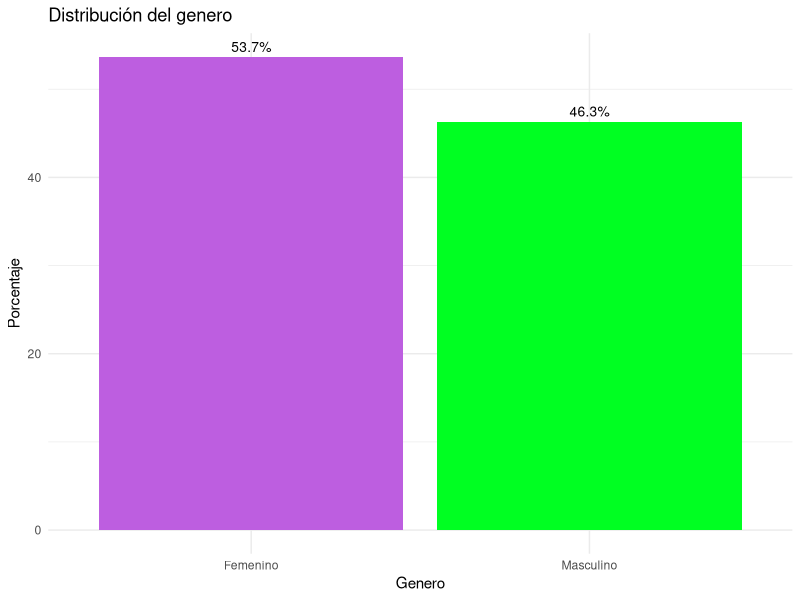
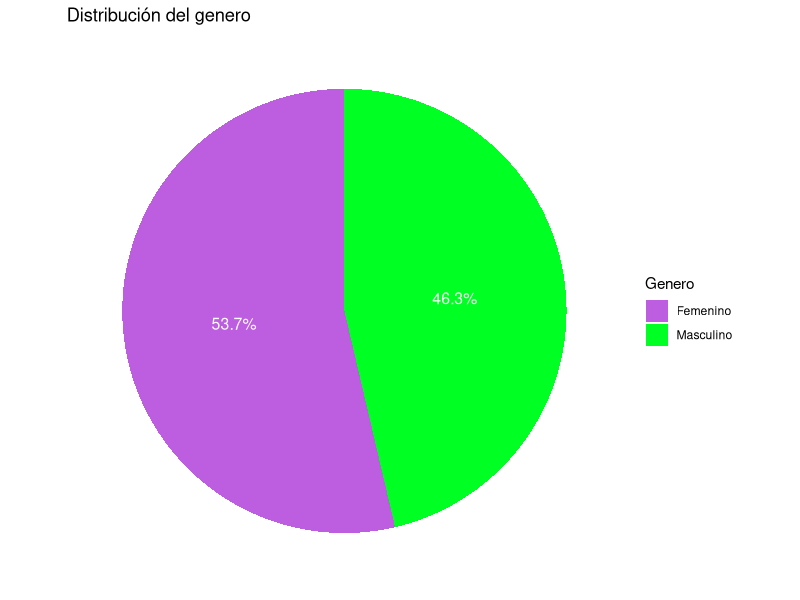
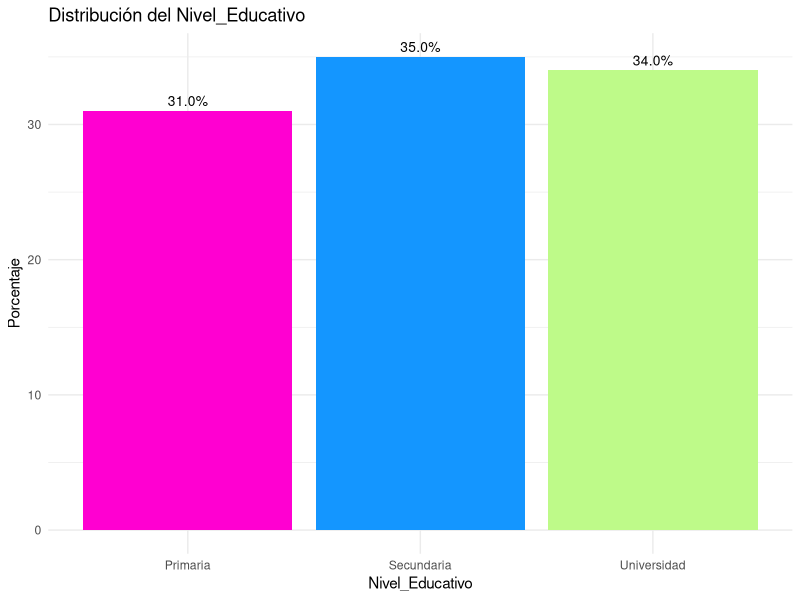
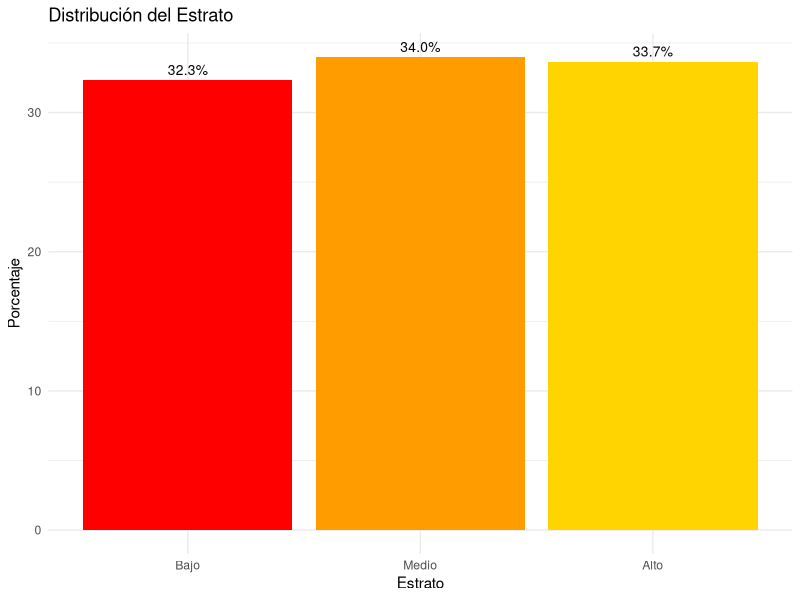
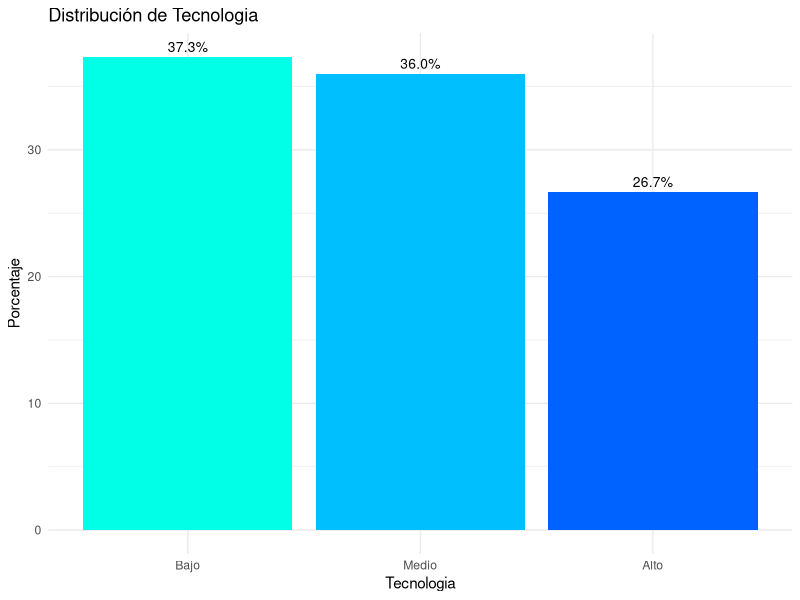
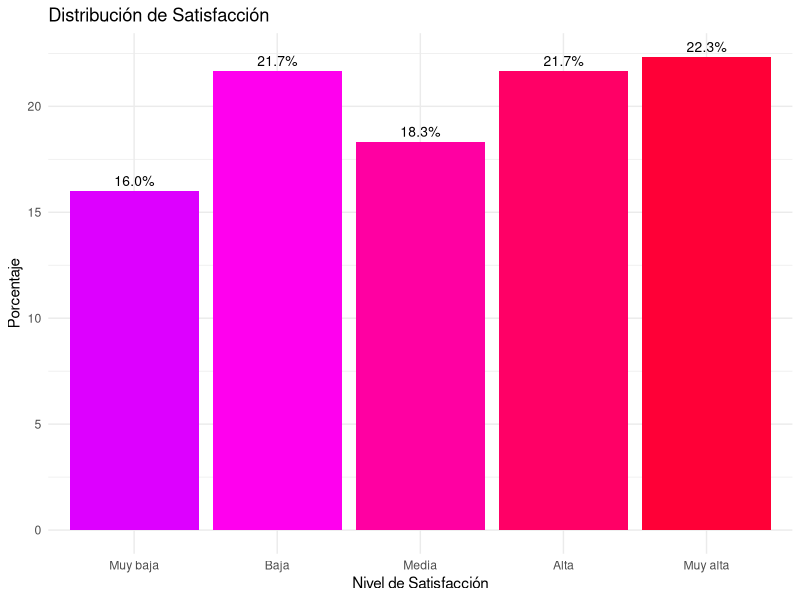
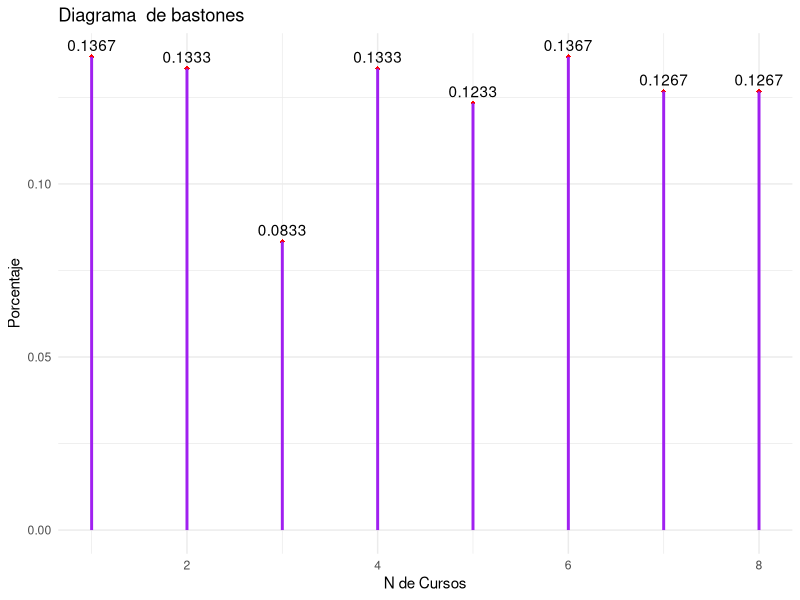
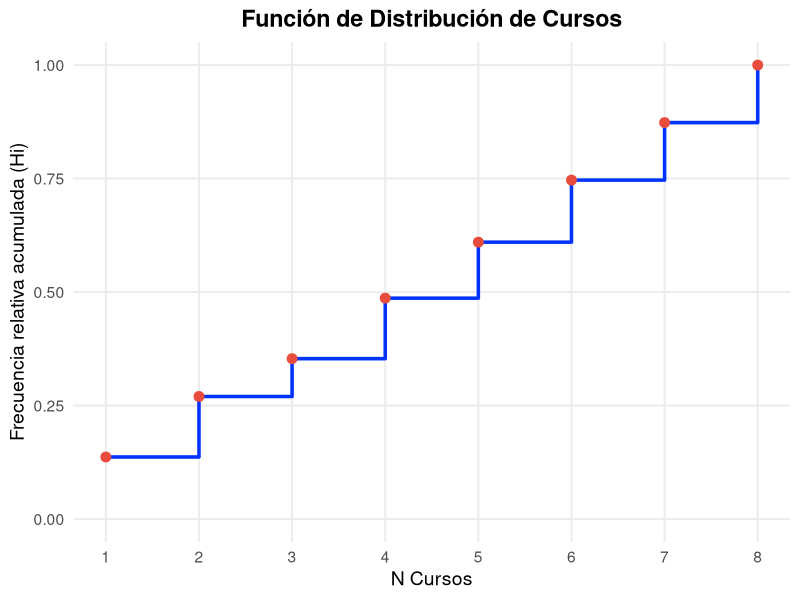

Here is the R script that generated these plots, in order:
## ---- chunk 1
options(
  knitr.table.format = "html",
  scipen = 999
)
## ---- chunk 2
# Verificar, instalar y activar el paquete "tidyverse"
if (!require(tidyverse)) {
  install.packages("tidyverse")
}
library(tidyverse)

# Verificar, instalar y activar el paquete "kableExtra"
if (!require(kableExtra)) {
  install.packages("kableExtra")
}
library(kableExtra)

# Verificar, instalar y activar el paquete "readxl"
if (!require(readxl)) {
  install.packages("readxl")
}
library(readxl)
## ---- chunk 3
educacion <- read_excel("Data/educacion.xlsx")

## ---- chunk 4
head(educacion)
## ---- chunk 5
glimpse(educacion)
## ---- chunk 6
educacion %>% names
## ---- chunk 7
educacion %>% names %>% length
## ---- chunk 8
#VARIABLES CUALITATIVA NOMINAL
educacion$Genero <- as.factor(educacion$Genero)

#VARIABLES CUALITATIVAS ORDINALES 
educacion$Nivel_Educativo <- factor(educacion$Nivel_Educativo, 
                        levels = c("Primaria", "Secundaria", "Universidad"), ordered = TRUE)

educacion$Estrato <- factor(educacion$Estrato, levels = c ("Bajo", "Medio", "Alto"), ordered = TRUE)

educacion$Tecnologia <- factor(educacion$Tecnologia, levels = c ("Bajo", "Medio", "Alto"), ordered = TRUE)

educacion$Satisfaccion <- factor(educacion$Satisfaccion, levels = c ("Muy baja", "Baja", "Media", "Alta", "Muy alta"), ordered = TRUE)

#VARIABLES CUANTITATIVAS DISCRETAS

educacion$Cursos = as.integer(educacion$Cursos)

educacion$Horas = as.integer(educacion$Horas)

educacion$Promedio = as.integer(educacion$Promedio)

educacion$Asistencia = as.integer(educacion$Asistencia)

## ---- chunk 9
glimpse(educacion)
## ---- chunk 10
# Crear la tabla original
tabla <- tibble(Genero = educacion$Genero) %>% 
  group_by(Genero) %>% 
  summarise(fi = n()) %>%
  mutate(
    hi = round(fi/sum(fi), 4), 
    Porcentaje = paste0(hi*100, "%"),)

# Convertir las columnas a character para evitar conflictos
tabla <- tabla %>% mutate(
  Genero = as.character(Genero))

# Añadir la fila de totales
totales <- tibble(
  Genero = "Total",
  fi = sum(tabla$fi),
  hi = round(sum(tabla$hi), 4),
  Porcentaje = paste0(round(sum(tabla$hi) * 100, 2), "%"))

# Combinar la tabla con los totales
tabla_final <- bind_rows(tabla, totales)

# Mostrar la tabla final con kable
tabla_final %>% 
  knitr::kable(
    col.names = c("Genero", "$f_i$", "$h_i$", "Porcentaje"), 
    align = c("l", "c", "c", "c"))

## ---- chunk 11
# Cargar las librerías necesarias
library(ggplot2)
library(dplyr)
library(readxl)


# Calcular los porcentajes de cada categoría en la variable GENERO
genero_counts <- educacion %>%
  dplyr::count(Genero) %>%
  mutate(porcentaje = n / sum(n) * 100)

# Crear el diagrama de barras
ggplot(genero_counts, aes(x = Genero, y = porcentaje, fill = Genero)) +
  geom_bar(stat = "identity") +
  scale_fill_manual(values = c("Femenino" = "#BD5EE0", "Masculino" = "#00FF22")) + 
  labs(title = "Distribución del genero", 
       x = "Genero", 
       y = "Porcentaje") +
  theme_minimal() +
  theme(legend.position = "none") +
  geom_text(aes(label = sprintf("%.1f%%", porcentaje)), 
            vjust = -0.5, 
            color = "black", 
            size = 3.5)
## ---- chunk 12
# Cargar las librerías necesarias
library(ggplot2)
library(dplyr)
library(readxl)



# Calcular los porcentajes de cada categoría en la variable GENERO
genero_counts <- educacion %>%
  dplyr::count(Genero) %>%
  mutate(porcentaje = n / sum(n) * 100)

# Crear el diagrama circular
ggplot(genero_counts, aes(x = "", y = porcentaje, fill = Genero)) +
  geom_bar(stat = "identity", width = 1) +
  scale_fill_manual(values = c("Femenino" = "#BD5EE0", "Masculino" = "#00FF22")) +
  coord_polar("y") +
  labs(title = "Distribución del genero") +
  theme_minimal() +
  theme(axis.title.x = element_blank(),
        axis.title.y = element_blank(),
        panel.grid = element_blank(),
        axis.text.x = element_blank()) +
  geom_text(aes(label = sprintf("%.1f%%", porcentaje)), 
            position = position_stack(vjust = 0.5), 
            color = "white", 
            size = 4)
## ---- chunk 13
# Crear la tabla original
tabla <- tibble(Nivel_Educativo= educacion$Nivel_Educativo) %>% 
  group_by(Nivel_Educativo) %>% 
  summarise(fi = n()) %>%
  mutate(
    hi = round(fi/sum(fi), 4), 
    Porcentaje = paste0(hi*100, "%"),
    Fi = cumsum(fi),
    Hi = cumsum(hi)
  )

# Convertir las columnas Fucion, Fi, y Hi a character para evitar conflictos
tabla <- tabla %>% mutate(
  Nivel_Educativo = as.character(Nivel_Educativo),
  Fi = as.character(Fi),
  Hi = as.character(Hi)
)

# Añadir la fila de totales, dejando Fi y Hi vacíos
totales <- tibble(
  Nivel_Educativo = "Total",
  fi = sum(tabla$fi),
  hi = round(sum(tabla$hi), 4),
  Porcentaje = paste0(round(sum(tabla$hi) * 100, 2), "%"),
  Fi = "",  # Puedes dejar en blanco o usar un valor numérico
  Hi = ""   # Puedes dejar en blanco o usar un valor numérico
)

# Combinar la tabla con los totales
tabla_final <- bind_rows(tabla, totales)

# Mostrar la tabla final con kable
tabla_final %>% 
  knitr::kable(
    col.names = c("Nivel_Educativo", "fi", "hi", "Porcentaje", "Fi", "Hi"), 
    align = c("l", "c", "c", "c", "c", "c")
  )


## ---- chunk 14
# Cargar las librerías necesarias
library(ggplot2)
library(dplyr)
library(readxl)


# Calcular los porcentajes de cada categoría en la variable DEPORTE
Nivel_Educativo_counts <- educacion %>%
  dplyr::count(Nivel_Educativo) %>%
  mutate(porcentaje = n / sum(n) * 100)

# Crear el diagrama de barras
ggplot(Nivel_Educativo_counts, aes(x = Nivel_Educativo, y = porcentaje, fill = Nivel_Educativo)) +
  geom_bar(stat = "identity") +
  scale_fill_manual(values = c("Primaria" = "#FF00D1", "Secundaria" = "#1496FF", "Universidad" = "#BEFA89")) +
  labs(title = "Distribución del Nivel_Educativo", 
       x = "Nivel_Educativo", 
       y = "Porcentaje") +
  theme_minimal() +
  theme(legend.position = "none") +
  geom_text(aes(label = sprintf("%.1f%%", porcentaje)), 
            vjust = -0.5, 
            color = "black", 
            size = 3.5)
## ---- chunk 15
# Crear la tabla original
tabla <- tibble(Estrato= educacion$Estrato) %>% 
  group_by(Estrato) %>% 
  summarise(fi = n()) %>%
  mutate(
    hi = round(fi/sum(fi), 4), 
    Porcentaje = paste0(hi*100, "%"),
    Fi = cumsum(fi),
    Hi = cumsum(hi)
  )

# Convertir las columnas Fucion, Fi, y Hi a character para evitar conflictos
tabla <- tabla %>% mutate(
  Estrato = as.character(Estrato),
  Fi = as.character(Fi),
  Hi = as.character(Hi)
)

# Añadir la fila de totales, dejando Fi y Hi vacíos
totales <- tibble(
  Estrato = "Total",
  fi = sum(tabla$fi),
  hi = round(sum(tabla$hi), 4),
  Porcentaje = paste0(round(sum(tabla$hi) * 100, 2), "%"),
  Fi = "",  # Puedes dejar en blanco o usar un valor numérico
  Hi = ""   # Puedes dejar en blanco o usar un valor numérico
)

# Combinar la tabla con los totales
tabla_final <- bind_rows(tabla, totales)

# Mostrar la tabla final con kable
tabla_final %>% 
  knitr::kable(
    col.names = c("Estrato", "fi", "hi", "Porcentaje", "Fi", "Hi"), 
    align = c("l", "c", "c", "c", "c", "c")
  )


## ---- chunk 16
# Cargar las librerías necesarias
library(ggplot2)
library(dplyr)
library(readxl)


# Calcular los porcentajes de cada categoría en la variable DEPORTE
Estrato_counts <- educacion %>%
  dplyr::count(Estrato) %>%
  mutate(porcentaje = n / sum(n) * 100)

# Crear el diagrama de barras
ggplot(Estrato_counts, aes(x = Estrato, y = porcentaje, fill = Estrato)) +
  geom_bar(stat = "identity") +
  scale_fill_manual(values = c("Bajo" = "#FF0000", "Medio" = "#FF9D00", "Alto" = "#FFD400")) +
  labs(title = "Distribución del Estrato", 
       x = "Estrato", 
       y = "Porcentaje") +
  theme_minimal() +
  theme(legend.position = "none") +
  geom_text(aes(label = sprintf("%.1f%%", porcentaje)), 
            vjust = -0.5, 
            color = "black", 
            size = 3.5)
## ---- chunk 17
# Crear la tabla original
tabla <- tibble(Tecnologia= educacion$Tecnologia) %>% 
  group_by(Tecnologia) %>% 
  summarise(fi = n()) %>%
  mutate(
    hi = round(fi/sum(fi), 4), 
    Porcentaje = paste0(hi*100, "%"),
    Fi = cumsum(fi),
    Hi = cumsum(hi)
  )

# Convertir las columnas Fucion, Fi, y Hi a character para evitar conflictos
tabla <- tabla %>% mutate(
  Tecnologia = as.character(Tecnologia),
  Fi = as.character(Fi),
  Hi = as.character(Hi)
)

# Añadir la fila de totales, dejando Fi y Hi vacíos
totales <- tibble(
  Tecnologia = "Total",
  fi = sum(tabla$fi),
  hi = round(sum(tabla$hi), 4),
  Porcentaje = paste0(round(sum(tabla$hi) * 100, 2), "%"),
  Fi = "",  # Puedes dejar en blanco o usar un valor numérico
  Hi = ""   # Puedes dejar en blanco o usar un valor numérico
)

# Combinar la tabla con los totales
tabla_final <- bind_rows(tabla, totales)

# Mostrar la tabla final con kable
tabla_final %>% 
  knitr::kable(
    col.names = c("Tecnologia", "fi", "hi", "Porcentaje", "Fi", "Hi"), 
    align = c("l", "c", "c", "c", "c", "c")
  )


## ---- chunk 18
# Cargar las librerías necesarias
library(ggplot2)
library(dplyr)
library(readxl)


# Calcular los porcentajes de cada categoría en la variable DEPORTE
Tecnologia_counts <- educacion %>%
  dplyr::count(Tecnologia) %>%
  mutate(porcentaje = n / sum(n) * 100)

# Crear el diagrama de barras
ggplot(Tecnologia_counts, aes(x = Tecnologia, y = porcentaje, fill = Tecnologia)) +
  geom_bar(stat = "identity") +
  scale_fill_manual(values = c("Bajo" = "#00FFE6", "Medio" = "#00BFFF", "Alto" = "#0062FF")) +
  labs(title = "Distribución de Tecnologia", 
       x = "Tecnologia", 
       y = "Porcentaje") +
  theme_minimal() +
  theme(legend.position = "none") +
  geom_text(aes(label = sprintf("%.1f%%", porcentaje)), 
            vjust = -0.5, 
            color = "black", 
            size = 3.5)
## ---- chunk 19
library(dplyr)
library(knitr)

# 1. Crear la tabla base
tabla <- educacion %>% 
  group_by(Satisfaccion) %>% 
  summarise(fi = n()) %>%
  mutate(
    hi = round(fi/sum(fi), 4), 
    Porcentaje = paste0(hi * 100, "%"),
    Fi = cumsum(fi),
    Hi = cumsum(hi)
  )

# 2. Preparar para combinar (convertir a character para permitir celdas vacías en Total)
tabla <- tabla %>% mutate(
  Satisfaccion = as.character(Satisfaccion),
  Fi = as.character(Fi),
  Hi = as.character(Hi)
)

# 3. Fila de totales
totales <- tibble(
  Satisfaccion = "Total",
  fi = sum(as.numeric(tabla$fi)),
  hi = sum(as.numeric(tabla$hi)),
  Porcentaje = paste0(round(hi * 100, 2), "%"),
  Fi = "",  
  Hi = ""   
)

# 4. Combinar
tabla_final <- bind_rows(tabla, totales)

# 5. Mostrar (Ahora sí hay 6 columnas y 6 nombres)
tabla_final %>% 
  knitr::kable(
    format = "simple",
    col.names = c("Satisfacción", "fi", "hi", "Porcentaje", "Fi", "Hi"), 
    align = "lccccc", 
    caption = "Distribución de Frecuencias de Satisfacción"
  )
## ---- chunk 20
# Cargar las librerías necesarias
library(ggplot2)
library(dplyr)
library(readxl)

# 1. Calcular los porcentajes
# He cambiado 'Tecnologia' por 'Satisfaccion' para que coincida con el gráfico
Satisfaccion_counts <- educacion %>%
  dplyr::count(Satisfaccion) %>% 
  mutate(porcentaje = n / sum(n) * 100)

# 2. Crear el diagrama de barras
ggplot(Satisfaccion_counts, aes(x = Satisfaccion, y = porcentaje, fill = Satisfaccion)) +
  geom_bar(stat = "identity") +
  # Asegúrate de que los nombres aquí coincidan con los niveles de tu variable
  scale_fill_manual(values = c(
    "Muy baja" = "#DD00FF", 
    "Baja"     = "#FF00EE", 
    "Media"    = "#FF00A2", 
    "Alta"     = "#FF0066", 
    "Muy alta" = "#FF0037"
  )) +
  labs(
    title = "Distribución de Satisfacción", 
    x = "Nivel de Satisfacción", 
    y = "Porcentaje"
  ) +
  theme_minimal() +
  theme(legend.position = "none") +
  # Etiquetas de texto sobre las barras
  geom_text(aes(label = sprintf("%.1f%%", porcentaje)), 
            vjust = -0.5, 
            color = "black", 
            size = 3.5)
## ---- chunk 21
# Crear la tabla original
tabla <- tibble(Cursos = educacion$Cursos) %>%  
  group_by(Cursos) %>% 
  summarise(fi = n()) %>%
  mutate(
    hi = round(fi/sum(fi), 4),  
    Porcentaje = paste0(hi * 100, "%"),
    Fi = cumsum(fi),
    Hi = cumsum(hi)
  )
# Convertir las columnas Personas, Fi, y Hi a character para evitar conflictos
tabla <- tabla %>% mutate(Cursos = as.character(Cursos),
  Fi = as.character(Fi),
  Hi = as.character(Hi)
)

# Añadir la fila de totales, dejando Fi y Hi vacíos
totales <- tibble(
  Cursos = "Total",
  fi = sum(tabla$fi),
  hi = round(sum(tabla$hi), 2),
  Porcentaje = paste0(round(sum(tabla$hi) * 100, 2), "%"),
  Fi = "",  # Puedes dejar en blanco o usar un valor numérico
  Hi = ""   # Puedes dejar en blanco o usar un valor numérico
)

# Combinar la tabla con los totales
tabla_final <- bind_rows(tabla, totales)

# Mostrar la tabla final con kable
tabla_final %>% 
  knitr::kable(
    col.names = c("N Cursos", "fi", "hi", "Porcentaje", "Fi", "Hi"), 
    align = c("l", "r", "r", "r", "r", "r")
  )
## ---- chunk 22
# valores de la variable
x <- c(1, 2, 3, 4, 5, 6, 7,8)
# f.m.p.
fx <- c(0.1367, 0.1333, 0.0833, 0.1333, 0.1233, 0.1367, 0.1267, 0.1267)

# Crear un dataframe con los datos
df <- data.frame(x = x, fx = fx)

# Gráfico con ggplot2
ggplot(df, aes(x = x, y = fx)) +
  geom_point(shape = 18, color = "Red") +
  geom_segment(aes(xend = x, yend = 0), size = 1, color = "purple") +
  labs(x = "N de Cursos", y = "Porcentaje", title = "Diagrama  de bastones") +
  theme_minimal() +
  geom_text(aes(label = fx), vjust = -0.5)
## ---- chunk 23
# Cargar librerías
library(ggplot2)
library(tibble)

# Crear datos
df <- tibble(
  x = c(1, 2, 3, 4, 5, 6, 7, 8),
  Hi = c(0.1367, 0.27, 0.3533, 0.4866, 0.6099, 0.7466, 0.8733,1)
)

# Gráfica de función de distribución acumulada
ggplot(df, aes(x = x, y = Hi)) +
  geom_step(color = "#0033FF", size = 1.2) +        # línea escalonada (CDF)
  geom_point(color = "#E74C3C", size = 3) +         # puntos
  scale_x_continuous(breaks = df$x) +
  scale_y_continuous(limits = c(0, 1)) +
  labs(
    title = "Función de Distribución de Cursos",
    x = "N Cursos",
    y = "Frecuencia relativa acumulada (Hi)"
  ) +
  theme_minimal(base_size = 14) +
  theme(
    plot.title = element_text(face = "bold", hjust = 0.5),
    panel.grid.minor = element_blank()
  )
## ---- chunk 24
Min <- min(educacion$Horas)
Min

## ---- chunk 25
Max <- max(educacion$Horas)
Max
## ---- chunk 26
R <- Max-Min
R
## ---- chunk 27
m <- ceiling(1 + 3.322*log10(nrow(educacion)))
m
## ---- chunk 28
A <- ceiling((R/m) * 1) / 1
A
## ---- chunk 29
RC <- A*m
RC
## ---- chunk 30
D <- RC-R
D
## ---- chunk 31
Xmin <- Min
Xmin
## ---- chunk 32
Xmax <- Max+4
Xmax
## ---- chunk 33
library(dplyr)
library(kableExtra)

m1 <- (Xmin+(Xmin+A))/2

interv = cut(x = educacion$Horas, breaks = seq(Xmin, Xmax, by = A), include.lowest = TRUE)

tabla <- tibble(Horas = interv) %>% 
  group_by(Horas) %>% 
  summarise(fi = n()) %>% 
  mutate(hi = fi / sum(fi)) %>% 
  mutate(
    mi = seq(m1, by = A, length.out = n()) %>% as.character(),
  Fi = cumsum(fi) %>% as.character(),
  Hi = cumsum(fi / sum(fi)) %>% as.character()
  ) %>% 
  relocate(Horas, mi, fi)
  

# Agregar la fila total con casillas en blanco
tabla <- tabla %>% 
  add_row(Horas = "Total", mi = "", fi = sum(tabla$fi), hi = sum(tabla$hi), Fi = "", Hi = "")

# Generar la tabla con knitr::kable y agregar título
tabla %>% 
  knitr::kable(
    col.names = c("Horas", "mi", "fi", "hi", "Fi", "Hi"), 
    align = c("l", "r", "r", "r", "r", "r")
  ) %>% 
  kableExtra::kable_styling(full_width = FALSE) %>% 
  kableExtra::add_header_above(c("Distribuciones de frecuencias para la variable Hora" = 6))
## ---- chunk 34
# Librerías
library(ggplot2)

# Dataframe (tus datos)
Horas <- data.frame(
  li = c(1, 2, 3, 4, 5, 6, 7, 8, 9, 10, 11, 12, 13, 14, 15, 16, 17, 18, 19, 20, 21, 22, 23, 24, 25, 26, 27, 28),
  ls = c(2, 3, 4, 5, 6, 7, 8, 9, 10, 11, 12, 13, 14, 15, 16, 17, 18, 19, 20, 21, 22, 23, 24, 25, 26, 27, 28, 29),
  fi = c(13, 9, 7, 15, 6, 9, 10, 11, 9, 7, 8, 12, 6, 12, 11, 12, 7, 12, 17, 14, 17, 5, 10, 10, 17, 15, 11, 8)
)

# Histograma real con intervalos
ggplot(Horas) +
  geom_rect(aes(
    xmin = li,
    xmax = ls,
    ymin = 0,
    ymax = fi
  ),
  fill = "#CB73FF",
  color = "#000875"
  ) +
  labs(
    title = "Histograma de las horas de educación",
    x = "Horas",
    y = "Frecuencia"
  ) +
  theme_minimal(base_size = 14) +
  theme(
    plot.title = element_text(hjust = 0.5, face = "bold")
  )
## ---- chunk 35
library(dplyr)
library(ggplot2)
library(tibble)

Horas <- tibble(
  li = c(1, 2, 3, 4, 5, 6, 7, 8, 9, 10, 11, 12, 13, 14, 15, 16, 17, 18, 19, 20, 21, 22, 23, 24, 25, 26, 27, 28),
  ls = c(2, 3, 4, 5, 6, 7, 8, 9, 10, 11, 12, 13, 14, 15, 16, 17, 18, 19, 20, 21, 22, 23, 24, 25, 26, 27, 28, 29),
  fi = c(13, 9, 7, 15, 6, 9, 10, 11, 9, 7, 8, 12, 6, 12, 11, 12, 7, 12, 17, 14, 17, 5, 10, 10, 17, 15, 11, 8)
)

# Calcular acumuladas
Horas <- Horas %>% 
  mutate(
    Fi = cumsum(fi),
    Hi = Fi / sum(fi)
  )

# Graficar ojiva
ggplot(Horas, aes(x = ls, y = Hi)) +
  geom_line(color = "#CB73FF", size = 1) +
  geom_point(color = "#000875", size = 2) +
  labs(
    title = "Ojiva de la hora de educacion",
    x = "Hora (límite superior del intervalo)",
    y = "Frecuencia acumulada relativa"
  ) +
  scale_y_continuous(labels = scales::percent) +
  theme_minimal()
## ---- chunk 36
# Librerías
library(dplyr)

Horas <- data.frame(
  mi = c(1.5, 2.5, 3.5, 4.5, 6.5, 7.5, 8.5, 9.5, 10.5, 11.5, 12.5, 13.5, 14.5, 15.5, 16.5, 17.5, 18.5, 19.5, 20.5, 21.5, 22.5, 23.5, 24.5, 25.5, 26.5, 27.5, 28.5, 29.5), 
  fi = c(13, 9, 7, 15, 6, 9, 10, 11, 9, 7, 8, 12, 6, 12, 11, 12, 7, 12, 17, 14, 17, 5, 10, 10, 17, 15, 11, 8)
)
Horas_expandido <- Horas %>%
  slice(rep(1:n(), fi))

dens <- density(Horas_expandido$mi)

plot(dens,
     main = "Densidad",
     xlab = "Horas",
     ylab = "Densidad",
     col = "#6648F7",
     lwd = 2)

polygon(dens, col = rgb(1, 0, 0, 0.5), border = "#CB73FF")
## ---- chunk 37
Min <- min(educacion$Promedio)
Min
## ---- chunk 38
Max <- max(educacion$Promedio)
Max
## ---- chunk 39
R <- Max-Min
R
## ---- chunk 40
m <- ceiling(1 + 3.322*log10(nrow(educacion)))
m
## ---- chunk 41
A <- ceiling((R/m) * 1) / 1
A
## ---- chunk 42
RC <- A*m
RC
## ---- chunk 43
D <- RC - R
D
## ---- chunk 44
Xmin <- Min
Xmin
## ---- chunk 45
Xmax <- Max+4
Xmax
## ---- chunk 46
library(dplyr)
library(kableExtra)

m1 <- (Xmin+(Xmin+A))/2

interv = cut(x = educacion$Promedio, breaks = seq(Xmin, Xmax, by = A), include.lowest = TRUE)

tabla <- tibble(Promedio = interv) %>% 
  group_by(Promedio) %>% 
  summarise(fi = n()) %>% 
  mutate(hi = fi / sum(fi)) %>% 
  mutate(
    mi = seq(m1, by = A, length.out = n()) %>% as.character(),
  Fi = cumsum(fi) %>% as.character(),
  Hi = cumsum(fi / sum(fi)) %>% as.character()
  ) %>% 
  relocate(Promedio, mi, fi)
  

# Agregar la fila total con casillas en blanco
tabla <- tabla %>% 
  add_row(Promedio = "Total", mi = "", fi = sum(tabla$fi), hi = sum(tabla$hi), Fi = "", Hi = "")

# Generar la tabla con knitr::kable y agregar título
tabla %>% 
  knitr::kable(
    col.names = c("Promedio", "mi", "fi", "hi", "Fi", "Hi"), 
    align = c("l", "r", "r", "r", "r", "r")
  ) %>% 
  kableExtra::kable_styling(full_width = FALSE) %>% 
  kableExtra::add_header_above(c("Distribuciones de frecuencias para la variable Promedio" = 6))
## ---- chunk 47
# Librerías
library(ggplot2)

# Dataframe (tus datos)
Promedio <- data.frame(
  li = c(1, 2, 3),
  ls = c(2, 3, 4),
  fi = c(140,81, 79)
)

# Histograma real con intervalos
ggplot(Promedio) +
  geom_rect(aes(
    xmin = li,
    xmax = ls,
    ymin = 0,
    ymax = fi
  ),
  fill = "#A427AB",
  color = "#E01F1F"
  ) +
  labs(
    title = "Histograma del promedio de educación",
    x = "promedio",
    y = "Frecuencia"
  ) +
  theme_minimal(base_size = 14) +
  theme(
    plot.title = element_text(hjust = 0.5, face = "bold")
  )
## ---- chunk 48
library(dplyr)
library(ggplot2)
library(tibble)

Promedio <- tibble(
  li = c(1, 2, 3),
  ls = c(2, 3, 4),
  fi = c(140,81, 79)
)

# Calcular acumuladas
Promedio <- Promedio %>% 
  mutate(
    Fi = cumsum(fi),
    Hi = Fi / sum(fi)
  )

# Graficar ojiva
ggplot(Promedio, aes(x = ls, y = Hi)) +
  geom_line(color = "#A427AB", size = 1) +
  geom_point(color = "#E01F1F", size = 2) +
  labs(
    title = "Ojiva del promedio de educacion",
    x = "Promedio (límite superior del intervalo)",
    y = "Frecuencia acumulada relativa"
  ) +
  scale_y_continuous(labels = scales::percent) +
  theme_minimal()
## ---- chunk 49
# Librerías
library(dplyr)

Promedio <- data.frame(
  mi = c(1.5, 2.5, 3.5), 
  fi = c(140,81, 79)
)
Promedio_expandido <- Promedio %>%
  slice(rep(1:n(), fi))

dens <- density(Promedio_expandido$mi)

plot(dens,
     main = "Densidad",
     xlab = "Promedio",
     ylab = "Densidad",
     col = "#A427AB",
     lwd = 2)

polygon(dens, col = rgb(1, 0, 0, 0.5), border = "#E01F1F")
## ---- chunk 50
Min <- min(educacion$Asistencia)
Min
## ---- chunk 51
 Max <- max(educacion$Asistencia)
Max
## ---- chunk 52
R <- Max-Min
R
## ---- chunk 53
m <- ceiling(1 + 3.322*log10(nrow(educacion)))
m
## ---- chunk 54
A <- ceiling((R/m) * 1) / 1
A
## ---- chunk 55
RC <- A*m
RC
## ---- chunk 56
D <- RC-R
D
## ---- chunk 57
Xmin <- Min
Xmin
## ---- chunk 58
Xmax <- Max+4
Xmax
## ---- chunk 59
library(dplyr)
library(kableExtra)

m1 <- (Xmin+(Xmin+A))/2

interv = cut(x = educacion$Asistencia, breaks = seq(Xmin, Xmax, by = A), include.lowest = TRUE)

tabla <- tibble(Asistencia = interv) %>% 
  group_by(Asistencia) %>% 
  summarise(fi = n()) %>% 
  mutate(hi = fi / sum(fi)) %>% 
  mutate(
    mi = seq(m1, by = A, length.out = n()) %>% as.character(),
  Fi = cumsum(fi) %>% as.character(),
  Hi = cumsum(fi / sum(fi)) %>% as.character()
  ) %>% 
  relocate(Asistencia, mi, fi)
  

# Agregar la fila total con casillas en blanco
tabla <- tabla %>% 
  add_row(Asistencia = "Total", mi = "", fi = sum(tabla$fi), hi = sum(tabla$hi), Fi = "", Hi = "")

# Generar la tabla con knitr::kable y agregar título
tabla %>% 
  knitr::kable(
    col.names = c("Asistencia", "mi", "fi", "hi", "Fi", "Hi"), 
    align = c("l", "r", "r", "r", "r", "r")
  ) %>% 
  kableExtra::kable_styling(full_width = FALSE) %>% 
  kableExtra::add_header_above(c("Distribuciones de frecuencias para la variable Asistencia" = 6))
## ---- chunk 60
# Librerías
library(ggplot2)

# Dataframe (tus datos)
Asistencia <- data.frame(
  li = c(50, 55, 60, 65, 70, 75, 80, 85, 90, 95),
  ls = c(55,60, 65, 70, 75, 80, 85, 90, 95, 100),
  fi = c(42, 30, 36, 22, 19, 15, 41, 28, 41, 26)
)

# Histograma real con intervalos
ggplot(Asistencia) +
  geom_rect(aes(
    xmin = li,
    xmax = ls,
    ymin = 0,
    ymax = fi
  ),
  fill = "#45BFB8",
  color = "#39F7EB"
  ) +
  labs(
    title = "Histograma de la asistencia de educación",
    x = "Asistencia",
    y = "Frecuencia"
  ) +
  theme_minimal(base_size = 14) +
  theme(
    plot.title = element_text(hjust = 0.5, face = "bold")
  )
## ---- chunk 61
library(dplyr)
library(ggplot2)
library(tibble)

Asistencia <- tibble(
  li = c(50, 55, 60, 65, 70, 75, 80, 85, 90, 95),
  ls = c(55,60, 65, 70, 75, 80, 85, 90, 95, 100),
  fi = c(42, 30, 36, 22, 19, 15, 41, 28, 41, 26)
)

# Calcular acumuladas
Asistencia <- Asistencia %>% 
  mutate(
    Fi = cumsum(fi),
    Hi = Fi / sum(fi)
  )

# Graficar ojiva
ggplot(Asistencia, aes(x = ls, y = Hi)) +
  geom_line(color = "#39F7EB", size = 1) +
  geom_point(color = "#45BFB8", size = 2) +
  labs(
    title = "Ojiva de la asistencia de educacion",
    x = "Asistencia (límite superior del intervalo)",
    y = "Frecuencia acumulada relativa"
  ) +
  scale_y_continuous(labels = scales::percent) +
  theme_minimal()
## ---- chunk 62
# Librerías
library(dplyr)

Asistencia <- data.frame(
  mi = c(52.5, 57.5, 62.5, 67.5, 72.5, 77.5,  82.5, 87.5, 92.5, 97.5), 
  fi = c(42, 30, 36, 22, 19, 15, 41, 28, 41, 26)
)
Asistencia_expandido <- Asistencia %>%
  slice(rep(1:n(), fi))

dens <- density(Promedio_expandido$mi)

plot(dens,
     main = "Densidad",
     xlab = "Asistencia",
     ylab = "Densidad",
     col = "#45BFB8",
     lwd = 2)

polygon(dens, col = rgb(1, 0, 0, 0.5), border = "#39F7EB")
